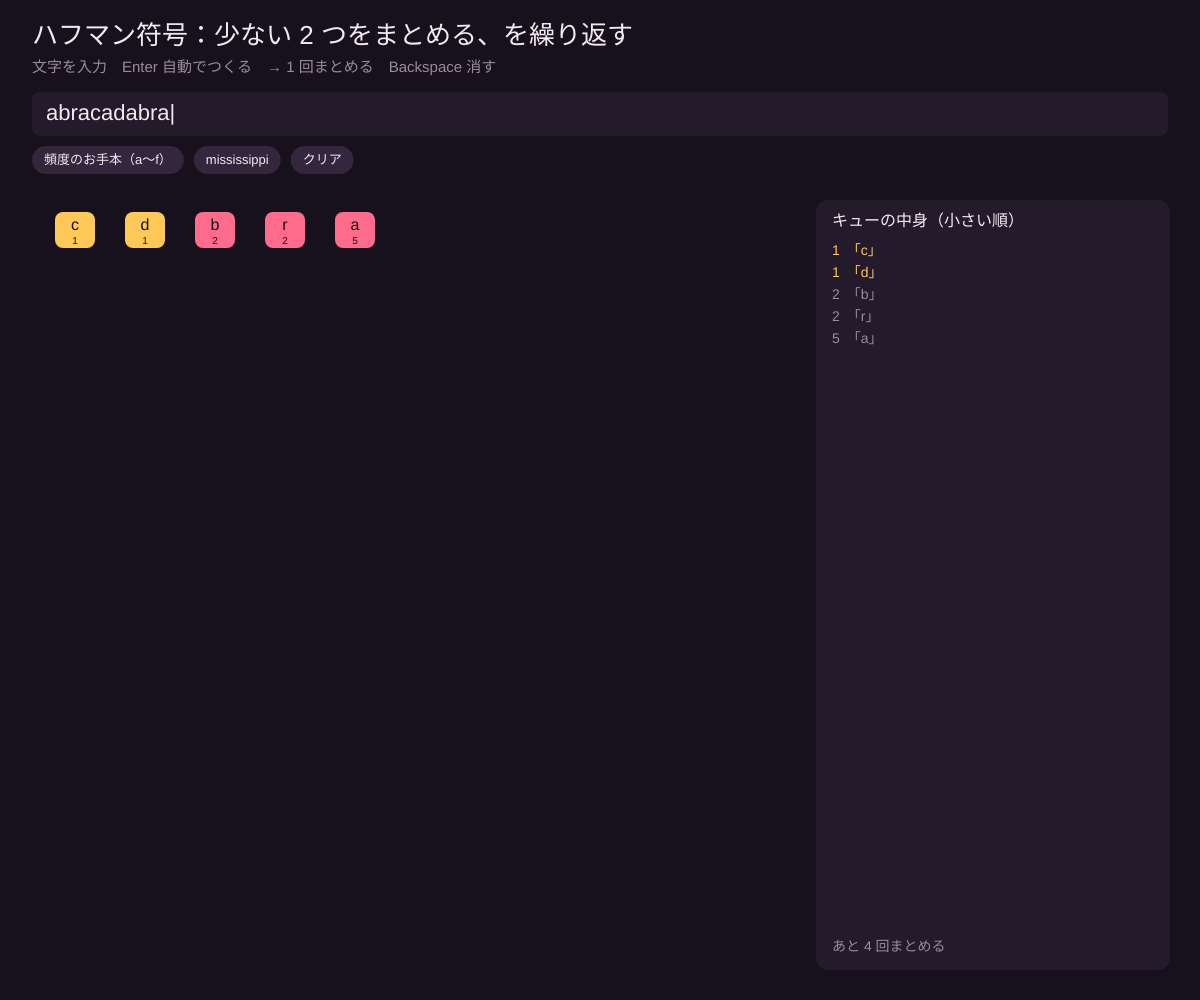
Frame 1 (no input)
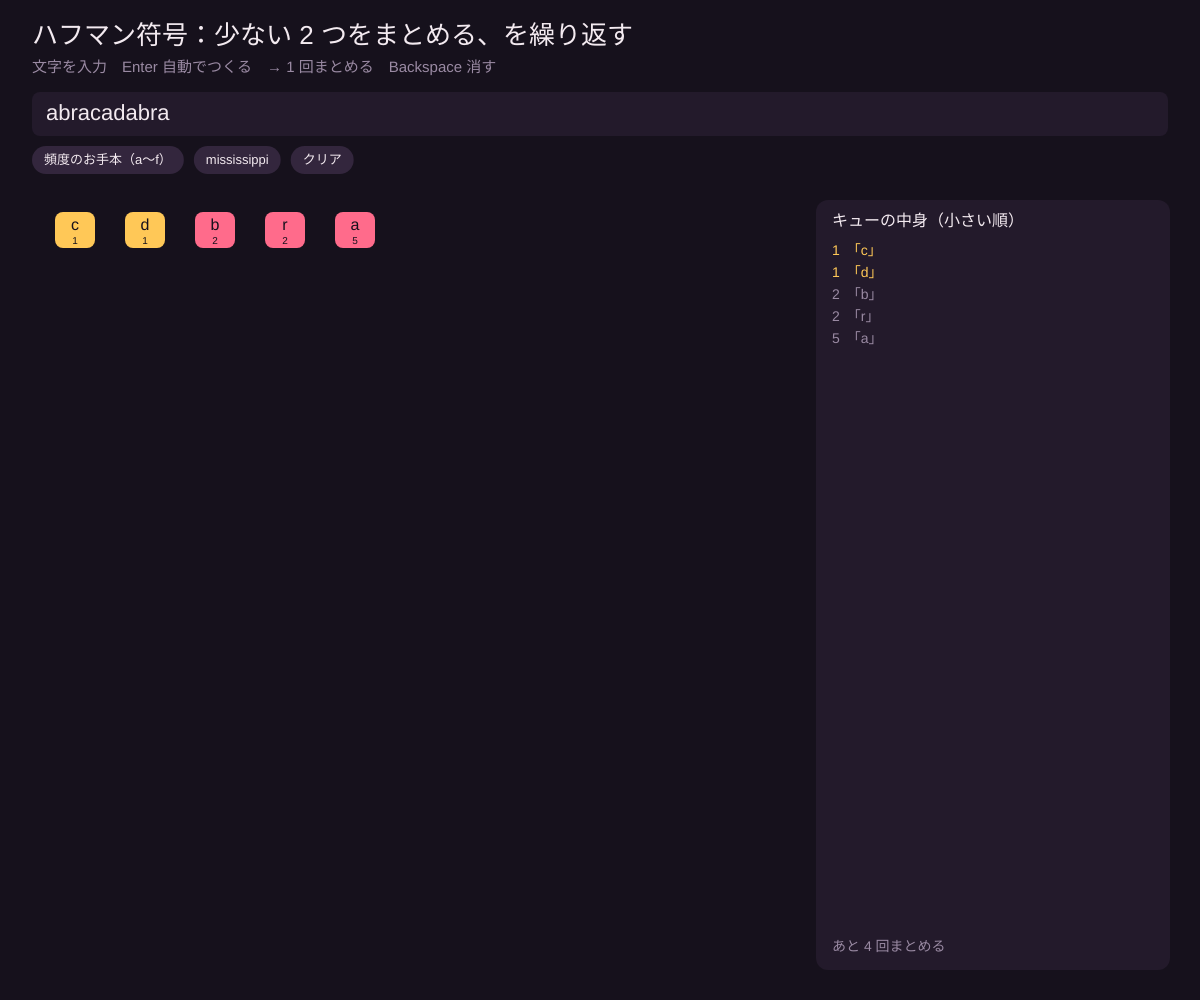
Frame 60 (no input)
Frame 120 (the mouse pressed at the canvas centre since frame 60): identical to frame 1, image omitted

The p5.js sketch that drew these frames (run headless with seeded random() and noise() and a simulated clock; from frame 60 on, the mouse is pressed at the canvas centre):

// p5.js sketch
// ── sketch.js
// ============================================
// 08 ハフマン符号：よく出る文字ほど短い 0/1 に
// 出現回数の少ない 2 つを取り出して 1 つにまとめる、を繰り返すだけで最適な符号の木ができる
// 取り出すのはいつも「いちばん小さい 2 つ」→ 優先度つきキュー（ヒープ）を使う貪欲法
// キーボードで文を入力 / Enter = 自動で木をつくる / → = 1 回まとめる / Backspace = 1 文字消す / 下のボタンでお手本
// ============================================

let message = 'abracadabra';   // ★ 最初の文
let framesPerMerge = 40;       // ★ まとめる間隔（フレーム）

let forest = [], merges = 0, auto = false, timer = 0, nextId = 0, preset = null;

const BG = '#16111c', PANEL = '#231a2b', FG = '#f3eaf0', MUTED = '#9a8aa3';
const RASP = '#ff6b8b', CYAN = '#5ee6e0', AMBER = '#ffc857', LIME = '#a3e635';
const BUTTONS = [
  { label: '頻度のお手本（a〜f）', act: () => { preset = { a: 40, b: 8, c: 18, d: 6, e: 22, f: 6 }; rebuild(); } },
  { label: 'mississippi', act: () => { preset = null; message = 'mississippi river'; rebuild(); } },
  { label: 'クリア', act: () => { preset = null; message = ''; rebuild(); } },
];

function setup() {
  createCanvas(windowWidth, windowHeight);
  rebuild();
}

function freqTable() {
  if (preset) return preset;
  let f = {};
  for (let ch of message) f[ch] = (f[ch] || 0) + 1;
  return f;
}

function rebuild() {
  nextId = 0; merges = 0; auto = false;
  let f = freqTable();
  forest = Object.keys(f).map(ch => ({ ch, freq: f[ch], id: nextId++ }));
  sortForest();
}

function sortForest() { forest.sort((a, b) => a.freq - b.freq || a.id - b.id); }

function mergeOnce() {
  if (forest.length < 2) return;
  let x = forest.shift(), y = forest.shift();       // いちばん小さい 2 つ（EXTRACT-MIN を 2 回）
  forest.push({ left: x, right: y, freq: x.freq + y.freq, id: nextId++, born: frameCount });
  sortForest();                                     // INSERT
  merges++;
}

function leavesOf(t) { return t.ch !== undefined ? 1 : leavesOf(t.left) + leavesOf(t.right); }
function depthOf(t) { return t.ch !== undefined ? 0 : 1 + max(depthOf(t.left), depthOf(t.right)); }

function codes(t, prefix, out) {
  if (!t) return out;
  if (t.ch !== undefined) { out[t.ch] = prefix || '0'; return out; }
  codes(t.left, prefix + '0', out); codes(t.right, prefix + '1', out);
  return out;
}

function draw() {
  background(BG);
  if (auto && forest.length > 1 && ++timer >= framesPerMerge) { timer = 0; mergeOnce(); }

  noStroke(); fill(FG); textAlign(LEFT, TOP); textSize(26);
  text('ハフマン符号：少ない 2 つをまとめる、を繰り返す', 32, 24);
  fill(MUTED); textSize(15);
  text('文字を入力　Enter 自動でつくる　→ 1 回まとめる　Backspace 消す', 32, 60);

  // 入力欄
  fill(PANEL); rect(32, 92, width - 64, 44, 8);
  fill(FG); textSize(22); textAlign(LEFT, CENTER);
  let shownMsg = preset ? '（頻度表）' + Object.keys(preset).map(k => `${k}:${preset[k]}`).join('  ') : message.replace(/ /g, '␣');
  text(shownMsg + (!preset && frameCount % 40 < 20 ? '|' : ''), 46, 114);

  // ボタン
  let bx = 32;
  textSize(13);
  for (let b of BUTTONS) {
    let w = textWidth(b.label) + 24;
    b.x = bx; b.y = 146; b.w = w; b.h = 28;
    fill('#33263d'); rect(bx, 146, w, 28, 14);
    fill(FG); textAlign(CENTER, CENTER); text(b.label, bx + w / 2, 160);
    bx += w + 10;
  }

  // 森を描く
  let totalLeaves = forest.reduce((a, t) => a + leavesOf(t), 0);
  if (totalLeaves === 0) { fill(MUTED); textSize(18); textAlign(CENTER, CENTER); text('文字を入力してください', width / 2, height / 2); return; }
  let areaW = width * 0.66 - 40, unit = min(70, areaW / totalLeaves);
  let maxD = max(...forest.map(depthOf));
  let dy = min(70, (height - 330) / max(1, maxD));
  let x = 40;
  for (let k = 0; k < forest.length; k++) {
    let t = forest[k], w = leavesOf(t) * unit;
    let pick = forest.length > 1 && k < 2;
    drawTree(t, x, x + w, 230, dy, pick);
    x += w;
  }

  // 右パネル：符号表
  let px = width * 0.68, pw = width - px - 30;
  fill(PANEL); rect(px, 200, pw, height - 230, 12);
  fill(FG); textAlign(LEFT, TOP); textSize(16);
  if (forest.length > 1) {
    text(`キューの中身（小さい順）`, px + 16, 214);
    textSize(14);
    for (let k = 0; k < min(forest.length, 12); k++) {
      fill(k < 2 ? AMBER : MUTED);
      text(`${forest[k].freq}　${forest[k].ch !== undefined ? '「' + show(forest[k].ch) + '」' : '（まとめた木）'}`, px + 16, 244 + k * 22);
    }
    fill(MUTED); text(`あと ${forest.length - 1} 回まとめる`, px + 16, height - 60);
  } else {
    let f = freqTable(), cd = codes(forest[0], '', {});
    let chars = Object.keys(f).sort((a, b) => f[b] - f[a]);
    text('できた符号', px + 16, 214);
    textSize(14);
    let bits = 0, n = 0;
    for (let k = 0; k < chars.length; k++) {
      let ch = chars[k]; bits += f[ch] * cd[ch].length; n += f[ch];
      if (k < 14) { fill(FG); text(`「${show(ch)}」×${f[ch]}`, px + 16, 244 + k * 22); fill(LIME); text(cd[ch], px + 120, 244 + k * 22); }
    }
    let fixed = max(1, ceil(log(chars.length) / log(2))) * n;
    fill(FG); textSize(15);
    text(`ハフマン：${bits} ビット`, px + 16, height - 110);
    fill(MUTED); text(`固定長（${max(1, ceil(log(chars.length) / log(2)))} ビット/文字）：${fixed} ビット`, px + 16, height - 86);
    fill(AMBER); text(`${fixed > 0 ? round(100 * bits / fixed) : 0}% の長さ`, px + 16, height - 62);
    if (!preset) {
      let enc = [...message].map(ch => cd[ch]).join(' ');
      fill(MUTED); textSize(12); textAlign(LEFT, TOP);
      text(enc.length > 120 ? enc.slice(0, 120) + '…' : enc, 40, height - 52, width * 0.62);
    }
  }
}

function show(ch) { return ch === ' ' ? '␣' : ch; }

// 木を [x0, x1] の幅に描き、根の座標を返す
function drawTree(t, x0, x1, y, dy, pick) {
  if (t.ch !== undefined) {
    let cx = (x0 + x1) / 2;
    fill(pick ? AMBER : RASP); noStroke(); rect(cx - 20, y - 18, 40, 36, 8);
    fill(BG); textAlign(CENTER, CENTER); textSize(16); text(show(t.ch), cx, y - 4);
    textSize(10); text(t.freq, cx, y + 11);
    return [cx, y];
  }
  let ll = leavesOf(t.left), lr = leavesOf(t.right);
  let mid = x0 + (x1 - x0) * ll / (ll + lr);
  let [ax, ay] = drawTree(t.left, x0, mid, y + dy, dy, false);
  let [bx2, by2] = drawTree(t.right, mid, x1, y + dy, dy, false);
  let cx = (ax + bx2) / 2;
  let fresh = t.born && frameCount - t.born < 30;
  stroke('#6b5a78'); strokeWeight(2); line(cx, y, ax, ay - 18); line(cx, y, bx2, by2 - 18);
  noStroke(); fill(CYAN); textSize(12); textAlign(CENTER, CENTER);
  text('0', (cx + ax) / 2 - 8, (y + ay) / 2 - 8); text('1', (cx + bx2) / 2 + 8, (y + by2) / 2 - 8);
  fill(pick ? AMBER : fresh ? LIME : '#4a3d56'); circle(cx, y, 34);
  fill(pick || fresh ? BG : FG); textSize(12); text(t.freq, cx, y);
  return [cx, y];
}

function keyPressed() {
  if (key === ENTER || key === RETURN) { if (forest.length <= 1) rebuild(); auto = true; return; }
  if (key === RIGHT_ARROW) { mergeOnce(); return; }
  if (key === BACKSPACE) { preset = null; message = message.slice(0, -1); rebuild(); return; }
  if (key.length === 1 && message.length < 40) { preset = null; message += key; rebuild(); }
}

function mousePressed() {
  for (let b of BUTTONS) if (b.x !== undefined && mouseX > b.x && mouseX < b.x + b.w && mouseY > b.y && mouseY < b.y + b.h) b.act();
}

function windowResized() { resizeCanvas(windowWidth, windowHeight); }
